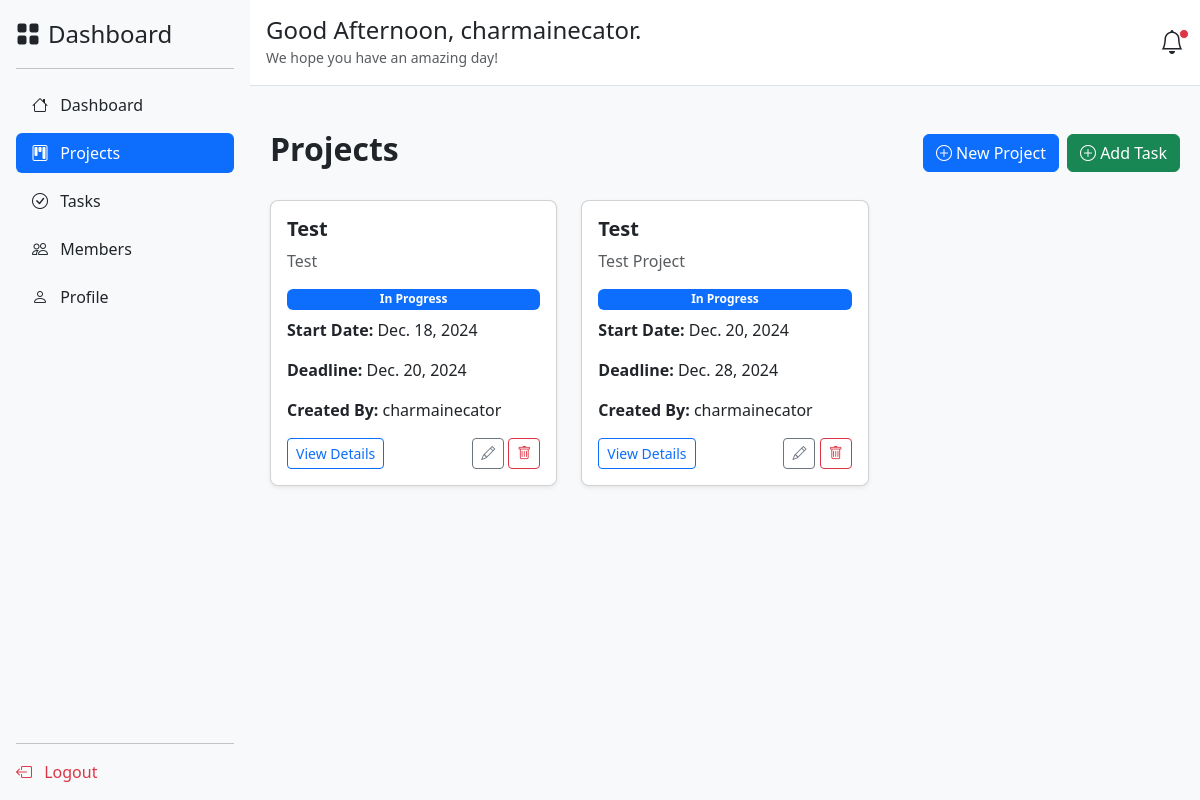
Page /projects/ (signed in) on the committed database.
### app/models.py (models this page shows, shortened)
class Project(models.Model):
    name = models.CharField(max_length=255)
    description = models.TextField()
    start_date = models.DateField()
    deadline = models.DateField()
    status = models.CharField(
        max_length=20,
        choices=[
            ('In Progress', 'In Progress'),
            ('Completed', 'Completed'),
            ('On Hold', 'On Hold'),
        ],
        default='In Progress'
    )
    created_by = models.ForeignKey(User, on_delete=models.CASCADE, related_name="created_projects")
    team_members = models.ManyToManyField(TeamMember, related_name="projects")
    date_created = models.DateTimeField(auto_now_add=True)

### app/views.py (the view)
# urls.py: path('projects/', views.projects, name='projects'),
@login_required
def projects(request):
    try:
        if request.method == "POST":
            create_project(request.POST, request.user)
            messages.success(request, "Project created successfully!")
            return redirect('projects')
        team_members = TeamMember.objects.all()
        all_projects = get_projects()
        return render(request, 'app/projects.html', {
            'team_members': team_members,
            'all_projects': all_projects
        })
    except Exception as e:
        messages.error(request, f"An error occurred: {e}")
        return redirect('dashboard')

### app/project_crud.py (called while the page is built)
def get_projects():
    return Project.objects.all()

### app/templates/app/projects.html (shortened to what this page needs)
<!DOCTYPE html>
<html lang="en">
<head>
    <link href="https://cdn.jsdelivr.net/npm/bootstrap@5.3.3/dist/css/bootstrap.min.css" rel="stylesheet">
    <link href="https://cdn.jsdelivr.net/npm/bootstrap-icons@1.10.5/font/bootstrap-icons.css" rel="stylesheet">
</head>
<body>
    <div class="d-flex">
        {% include 'app/sidebar.html' %}
        <div class="flex-grow-1">
            {% include 'app/header.html' %}
            <div class="container mt-4 content-container">
                <div class="d-flex justify-content-between align-items-center mb-4">
                    <h2 class="fw-bold">Projects</h2>
                    <div class="d-flex gap-2">
                        <button class="btn btn-primary" data-bs-toggle="modal" data-bs-target="#newProjectModal">
                            <i class="bi bi-plus-circle"></i> New Project
                        </button>
                        <button class="btn btn-success" data-bs-toggle="modal" data-bs-target="#addTaskModal">
                            <i class="bi bi-plus-circle"></i> Add Task
                        </button>
                    </div>
                </div>
                <div class="row">
                    {% for project in all_projects %}
                    <div class="col-md-4 mb-4">
                        <div class="card project-card p-3 shadow-sm">
                            <h5 class="card-title fw-bold">{{ project.name }}</h5>
                            <p class="card-text text-muted">{{ project.description }}</p>
                            <span class="badge bg-primary mb-2">{{ project.status }}</span>
                            <p><strong>Start Date:</strong> {{ project.start_date }}</p>
                            <p><strong>Deadline:</strong> {{ project.deadline }}</p>
                            <p><strong>Created By:</strong> {{ project.created_by.username }}</p>
                            <div class="d-flex justify-content-between">
                                <button class="btn btn-sm btn-outline-primary"
                                        data-bs-toggle="modal"
                                        data-bs-target="#projectDetailsModal"
                                        data-project-id="{{ project.id }}">
                                    View Details
                                </button>
                                <div>
                                    <button class="btn btn-sm btn-outline-secondary"><i class="bi bi-pencil"></i></button>
                                    <button class="btn btn-sm btn-outline-danger"><i class="bi bi-trash"></i></button>
                                </div>
                            </div>
                        </div>
                    </div>
                    {% empty %}
                    <p class="text-center text-muted">No projects available.</p>
                    {% endfor %}
                </div>
            </div>
        </div>
    </div>
</body>
</html>

### app/templates/app/header.html (shortened to what this page needs)
<div class="d-flex justify-content-between align-items-center p-3 bg-white border-bottom">
    <div>
        <h4 class="mb-0">Good Afternoon, {{ user.username|default:"User" }}.</h4>
        <small class="text-muted">We hope you have an amazing day!</small>
    </div>
    <div>
        <a href="#" class="position-relative">
            <i class="bi bi-bell fs-4 text-dark"></i>
            <span class="position-absolute top-0 start-100 translate-middle p-1 bg-danger border border-light rounded-circle">
            </span>
        </a>
    </div>
</div>

### app/templates/app/projects.html (style rules this page uses)
body { background-color: #f8f9fa; }
.project-card { box-shadow: 0px 4px 8px rgba(0, 0, 0, 0.1); border-radius: 8px; overflow: hidden; }
.content-container { padding: 20px; }

### rows in the picture
Project: name "Test", description "Test", status "In Progress", start_date "Dec. 18, 2024", deadline "Dec. 20, 2024", created_by.username "charmainecator"
Project: name "Test", description "Test Project", status "In Progress", start_date "Dec. 20, 2024", deadline "Dec. 28, 2024", created_by.username "charmainecator"

### other values in the picture
{{ user.username|default:"User" }} "charmainecator"
